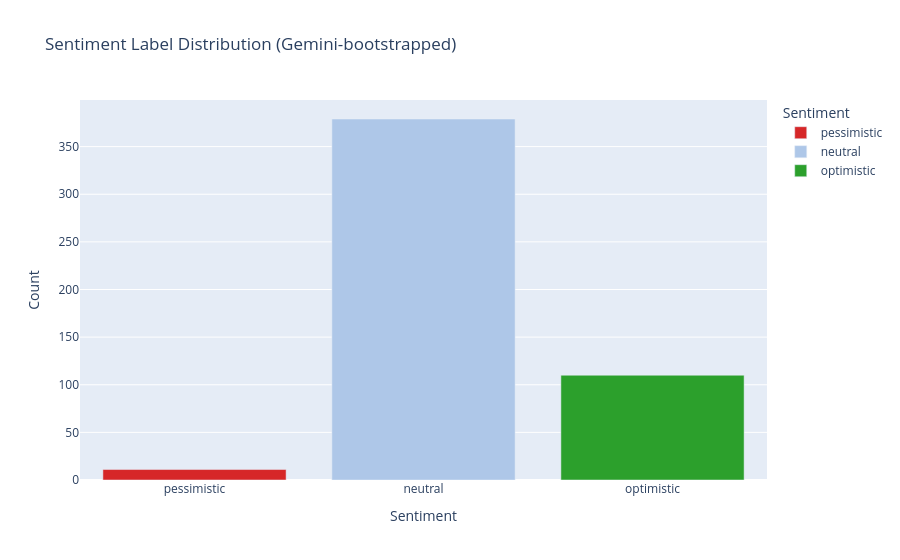

The notebook cell saved with this chart:
### Markdown cell above
## 1. Label Distribution

### Code cell
dist_df = pd.DataFrame([
    {"label": cls, "count": dist.get(cls, 0)}
    for cls in ["pessimistic", "neutral", "optimistic"]
])

fig = px.bar(
    dist_df, x="label", y="count",
    color="label",
    color_discrete_map={"pessimistic": "#d62728", "neutral": "#aec7e8", "optimistic": "#2ca02c"},
    title="Sentiment Label Distribution (Gemini-bootstrapped)",
    labels={"label": "Sentiment", "count": "Count"},
)
fig.show()

### Figure 1 — Plotly figure (JSON) as saved in the notebook; plotly's stock layout.template omitted (floating-point values rounded to 4 significant figures)
{"data": [{"hovertemplate": "Sentiment=%{x}<br>Count=%{y}<extra></extra>", "legendgroup": "pessimistic", "marker": {"color": "#d62728", "pattern": {"shape": ""}}, "name": "pessimistic", "orientation": "v", "showlegend": true, "textposition": "auto", "type": "bar", "x": ["pessimistic"], "xaxis": "x", "y": [11], "yaxis": "y"}, {"hovertemplate": "Sentiment=%{x}<br>Count=%{y}<extra></extra>", "legendgroup": "neutral", "marker": {"color": "#aec7e8", "pattern": {"shape": ""}}, "name": "neutral", "orientation": "v", "showlegend": true, "textposition": "auto", "type": "bar", "x": ["neutral"], "xaxis": "x", "y": [379], "yaxis": "y"}, {"hovertemplate": "Sentiment=%{x}<br>Count=%{y}<extra></extra>", "legendgroup": "optimistic", "marker": {"color": "#2ca02c", "pattern": {"shape": ""}}, "name": "optimistic", "orientation": "v", "showlegend": true, "textposition": "auto", "type": "bar", "x": ["optimistic"], "xaxis": "x", "y": [110], "yaxis": "y"}], "layout": {"barmode": "relative", "legend": {"title": {"text": "Sentiment"}, "tracegroupgap": 0}, "title": {"text": "Sentiment Label Distribution (Gemini-bootstrapped)"}, "xaxis": {"anchor": "y", "categoryarray": ["pessimistic", "neutral", "optimistic"], "categoryorder": "array", "domain": [0, 1], "title": {"text": "Sentiment"}}, "yaxis": {"anchor": "x", "domain": [0, 1], "title": {"text": "Count"}}}}
